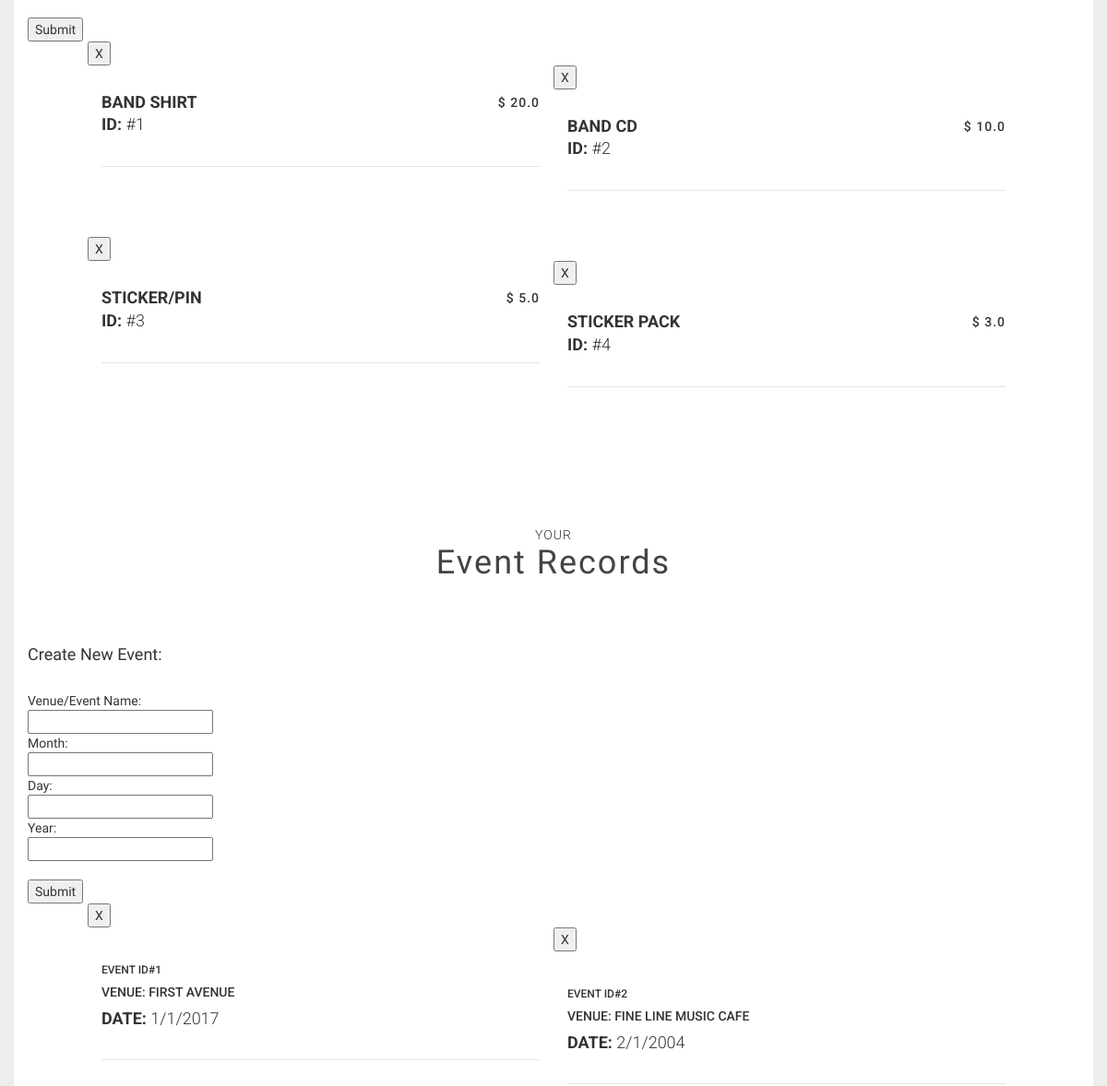
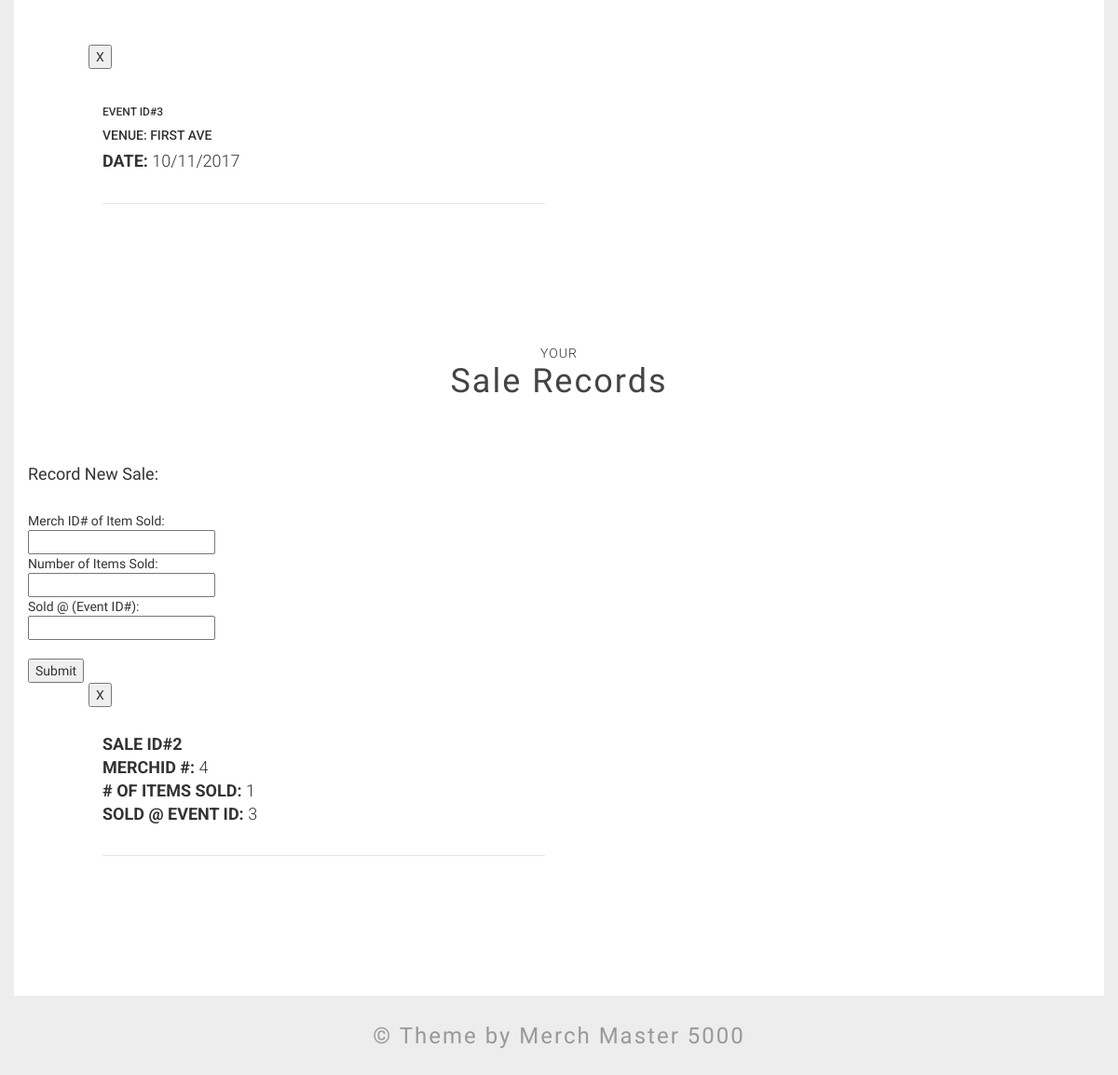
The page /dostuff (lower part) on the database as committed earlier (2 pictures, top to bottom).
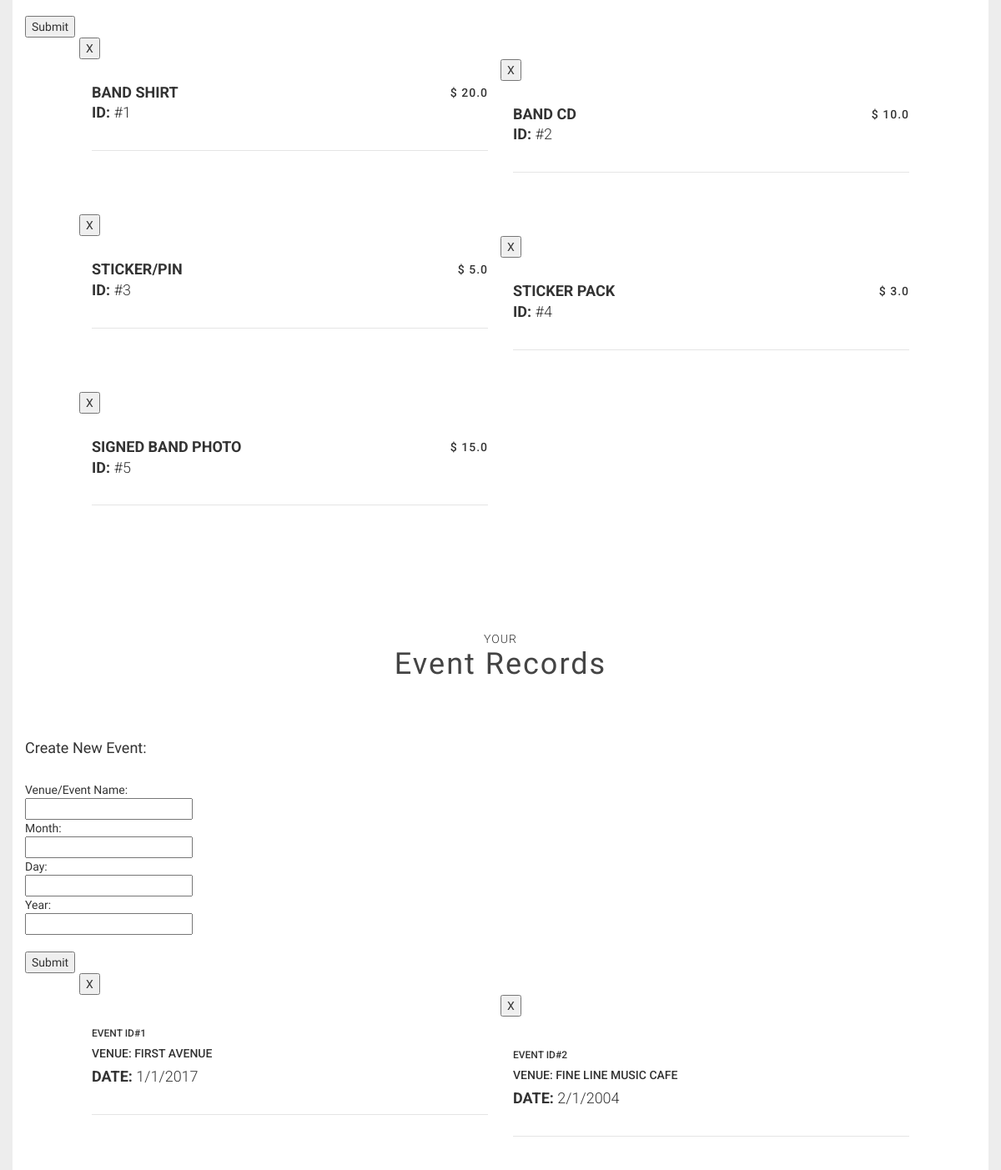
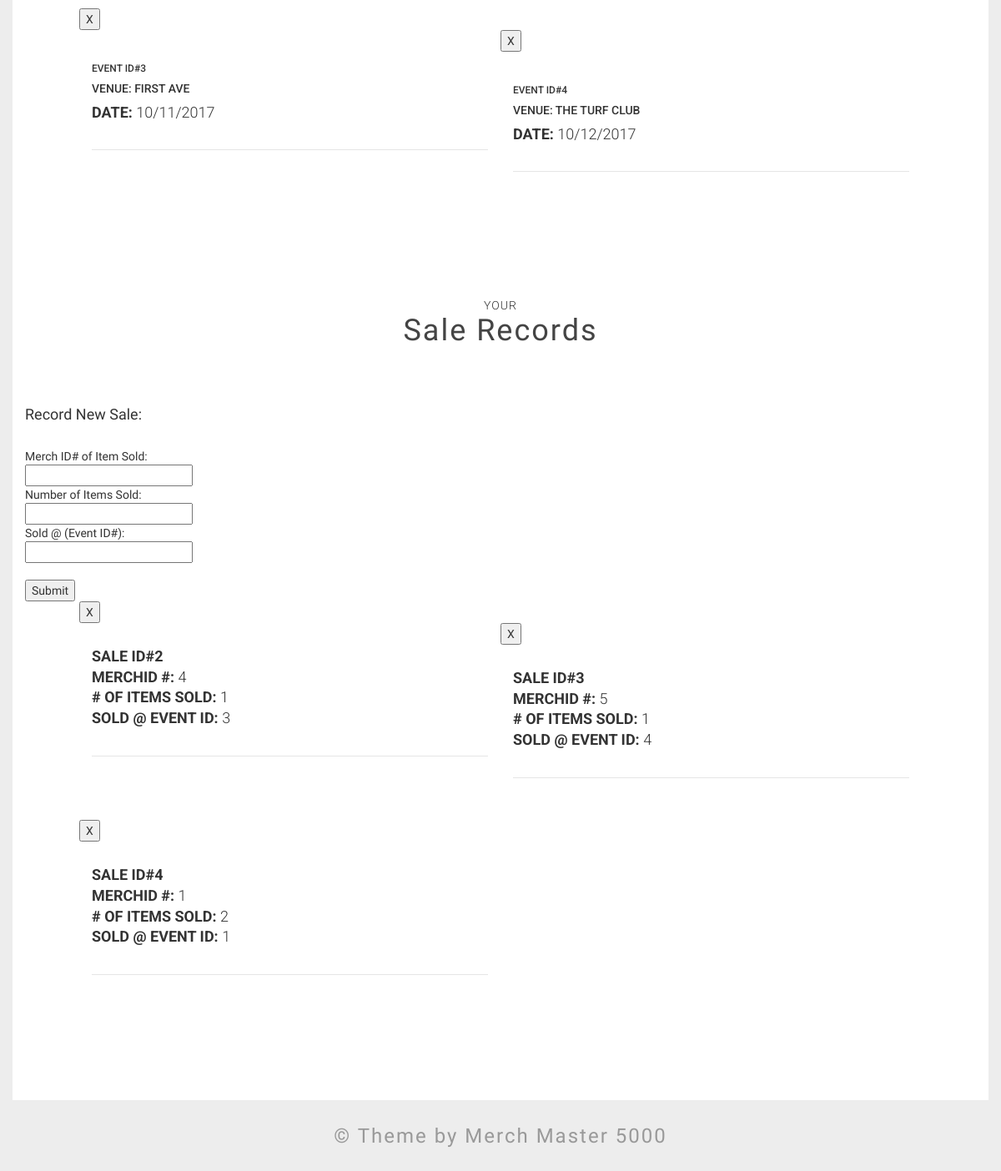
The same page on the database as committed later (2 pictures, top to bottom).
### merch.py (models this page shows, shortened)
class Merch(Base):
    __tablename__ = 'merch'
    id = Column(Integer, primary_key=True)
    description = Column(String)
    price = Column(Float)

### events.py (models this page shows, shortened)
class Event(Base):
    __tablename__ = 'events'
    id = Column(Integer, primary_key = True)
    venue = Column(String)
    month = Column(Integer)
    day = Column(Integer)
    year = Column(Integer)

### sales.py (models this page shows, shortened)
class Sale(Base):
    __tablename__ = 'sales'
    id = Column(Integer, primary_key=True)
    merchID = Column(Integer, ForeignKey('merch.id'))
    numSold = Column(Integer)
    eventID = Column(Integer, ForeignKey('events.id'))

### main.py (the view, shortened to what this page needs)
@app.route('/dostuff', methods=['GET', 'POST'])
def editor():
    print(request.form)
    totalsList = []
    merchItems = merch_orm.merch_list()
    saleItems = merch_orm.sales_list()
    eventList = merch_orm.event_list()
    for item in saleItems:
        totalsList.append(merch_orm.saleTotal(item.id, item.merchID))
    return render_template("editor.html", merchItems=merchItems, saleItems=saleItems, eventList=eventList
                               ,totalsList=totalsList)

### merch.py (called while the page is built)
@event.listens_for(Engine, "connect")
def set_sqlite_pragma(dbapi_connection, connection_record):
    cursor = dbapi_connection.cursor()
    cursor.execute("PRAGMA foreign_keys=ON")
    cursor.close()

### merch_orm.py (called while the page is built)
def merch_list():
    search_session = Session()
    all_merch_list = search_session.query(Merch).all()
    return all_merch_list

def event_list():
    search_session = Session()
    all_events_list = search_session.query(Event).all()
    return all_events_list

def sales_list():
    search_session = Session()
    all_sales_list = search_session.query(Sale).all()
    return all_sales_list

def saleTotal(sid, mid):
    total = 0
    search_session = Session()
    sale = search_session.query(Sale).filter_by(id=sid).one()
    merchSold = search_session.query(Merch).filter_by(id=mid).one()
    total += sale.numSold * merchSold.price
    return str(round(total, 2))

### templates/editor.html (shortened to what this page needs)
{% extends "layouts/layout1.html" %}
{% block content %}
        <section class="shop">
            <div class="container page-bgc">
                <form action="dostuff" method="post" ><h4>Create New Merch Item:</h4><br>
                        Description: (Example: T-shirt)<br>
                        <input type="text" name="description" value=""><br>
                        Price:<br>
                        <input type="float" name="price" value=""><br><br>
                        <button type="submit" value="new_merch_btn" name="submit">Submit</button>
                </form>
                 <div class="row">
                    <div class="boxed">
                        {% for item in merchItems %}
                            <form action="delStuff" method="post">
                                <button type="submit" value="del_merch_btn" name="submit">X</button>
                            </form>
                            <div class="col-sm-6">
                                <div class="shop-box-title">
                                    <div class="row">
                                        <div class="col-sm-6">
                                            <h4>{{ item.description }}</h4>
                                            <h4>ID: <span class="thin">#{{ item.id }}</span></h4>
                                        </div>
                                        <div class="col-sm-6">
                                            <p class="shop-price">
                                                $ {{ item.price }}
                                            </p>
                                        </div>
                                    </div>
                                </div>
                            </div>
                        {% endfor %}
                    </div>
                </div>
            <div class="row">
                    <div class="col-sm-12">
                        <div class="title-box">
                            <p>Your</p>
                            <h2 class="title mt0">Event Records</h2>
                        </div>
                    </div>
            </div>
            <form action="dostuff" method="post"><h4>Create New Event:</h4><br>
                        Venue/Event Name:<br>
                        <input type="text" name="venue" value=""><br>
                        Month:<br>
                        <input type="float" name="month" value=""><br>
                        Day:<br>
                        <input type="float" name="day" value=""><br>
                        Year:<br>
                        <input type="float" name="year" value=""><br><br>
                        <button type="submit" value="new_event_btn" name="submit">Submit</button>
            </form>
            <div class="row">
                    <div class="boxed">
                        {% for item in eventList %}
                            <form action="delStuff" method="post">
                                <button type="submit" value="del_event_btn" name="submit">X</button>
                            </form>
                            <div class="col-sm-6">
                                <div class="shop-box-title">
                                    <div class="row">
                                        <div class="col-sm-6">
                                            <h6>Event ID#{{ item.id }}</h6>
                                            <h5>Venue: {{ item.venue }}</h5>
                                            <h4>Date: <span class="thin">{{ item.month }}/{{ item.day }}/{{ item.year }}</span></h4>
                                        </div>
                                    </div>
                                </div>
                            </div>
                        {% endfor %}
                    </div>
                </div>
            <div class="row">
                    <div class="col-sm-12">
                        <div class="title-box">
                            <p>Your</p>
                            <h2 class="title mt0">Sale Records</h2>
                        </div>
                    </div>
            </div>
            <form action="dostuff" method="post"><h4>Record New Sale:</h4><br>
                        Merch ID# of Item Sold:<br>
                        <input type="text" name="merchID" value=""><br>
                        Number of Items Sold:<br>
                        <input type="int" name="numSold" value=""><br>
                        Sold @ (Event ID#):<br>
                        <input type="int" name="eventID" value=""><br><br>
                        <button type="submit" value="new_sale_btn" name="submit">Submit</button>
            </form>
                <div class="row">
                    <div class="boxed">
                        {% for item in saleItems %}
                            <form action="delStuff" method="post">
                                <button type="submit" value="del_sale_btn" name="submit">X</button>
                            </form>
                            <div class="col-sm-6">
                                <div class="shop-box-title">
                                    <div class="row">
                                        <div class="col-sm-6">
                                            <h4>Sale ID#{{ item.id }}</h4>
                                            <h4>MerchID #: <span class="thin">{{ item.merchID }}</span></h4>
                                            <h4># of Items Sold: <span class="thin">{{ item.numSold }}</span></h4>
                                            <h4>Sold @ Event ID: <span class="thin">{{ item.eventID }}</span></h4>
                                        </div>
                                        <div class="col-sm-6">
                                        </div>
                                    </div>
                                </div>
                            </div>
                        {% endfor %}
                    </div>
                </div>
            </div>
        </section>
{% endblock %}

### templates/layouts/layout1.html (shortened to what this page needs)
<!DOCTYPE html>
<html lang="en">
    <head>
        <link href="static/css/bootstrap.min.css" rel="stylesheet">
        <link href="static/css/magnific-popup.css" rel="stylesheet">
        <link href="static/css/owl.carousel.css" rel="stylesheet">
        <link href="static/css/owl.carousel.theme.min.css" rel="stylesheet">
        <link href="static/css/ionicons.css" rel="stylesheet">
        <link href="static/css/main.css" rel="stylesheet">
    </head>
    <body>
    {% block content %}
    {% endblock %}
        <footer class="footer text-center">
            <h3>&copy; Theme by <a href="#">Merch Master 5000</a></h3>
        </footer>
    </body>
</html>

### static/css/main.css (style rules this page uses)
body { background-color: #ededed; font-family: 'Oswald'; position: relative; margin-top: 0; }
.btn-robot, p { font-family: 'Roboto'; line-height: 1.5; letter-spacing: 1px; font-weight: 300; }
.mt0 { margin-top: 0; }
.thin { font-weight: 300; }
.title-box { text-align: center; padding: 100px 0 50px; text-transform: uppercase; }
.title-box p { margin-bottom: 0; }
.title { font-weight: 300; color: #999; font-size: 36px; letter-spacing: 2px; }
.title.mt0 { text-transform: capitalize; font-weight: 400; color: #444; }
.footer { padding: 10px 0 20px; }
.footer h3, .footer a { color: #999; font-weight: 300; letter-spacing: 2px; }
@media (min-width: 768px) { .boxed { padding: 0 80px; } }
.page-bgc { background-color: #fff; padding-bottom: 100px; }
.shop-box-title { font-family: 'Roboto'; text-transform: uppercase; padding: 30px 0; margin-bottom: 50px; border-bottom: 1px solid rgba(0, 0, 0, 0.1); }
.shop-box-title h4 { margin: 0 0 5px 0; font-weight: 700; }
.shop-price { margin-bottom: 0; font-weight: 500; }
@media (min-width: 768px) { .shop-price, .star { text-align: right; } }

Rows that differ between the two databases and show on the page:
added Merch: description "SIGNED BAND PHOTO", id "5", price "15.0"
added Event: id "4", venue "THE TURF CLUB", month "10", day "12", year "2017"
added Sale: id "3", merchID "5", numSold "1", eventID "4"
added Sale: id "4", merchID "1", numSold "2", eventID "1"
